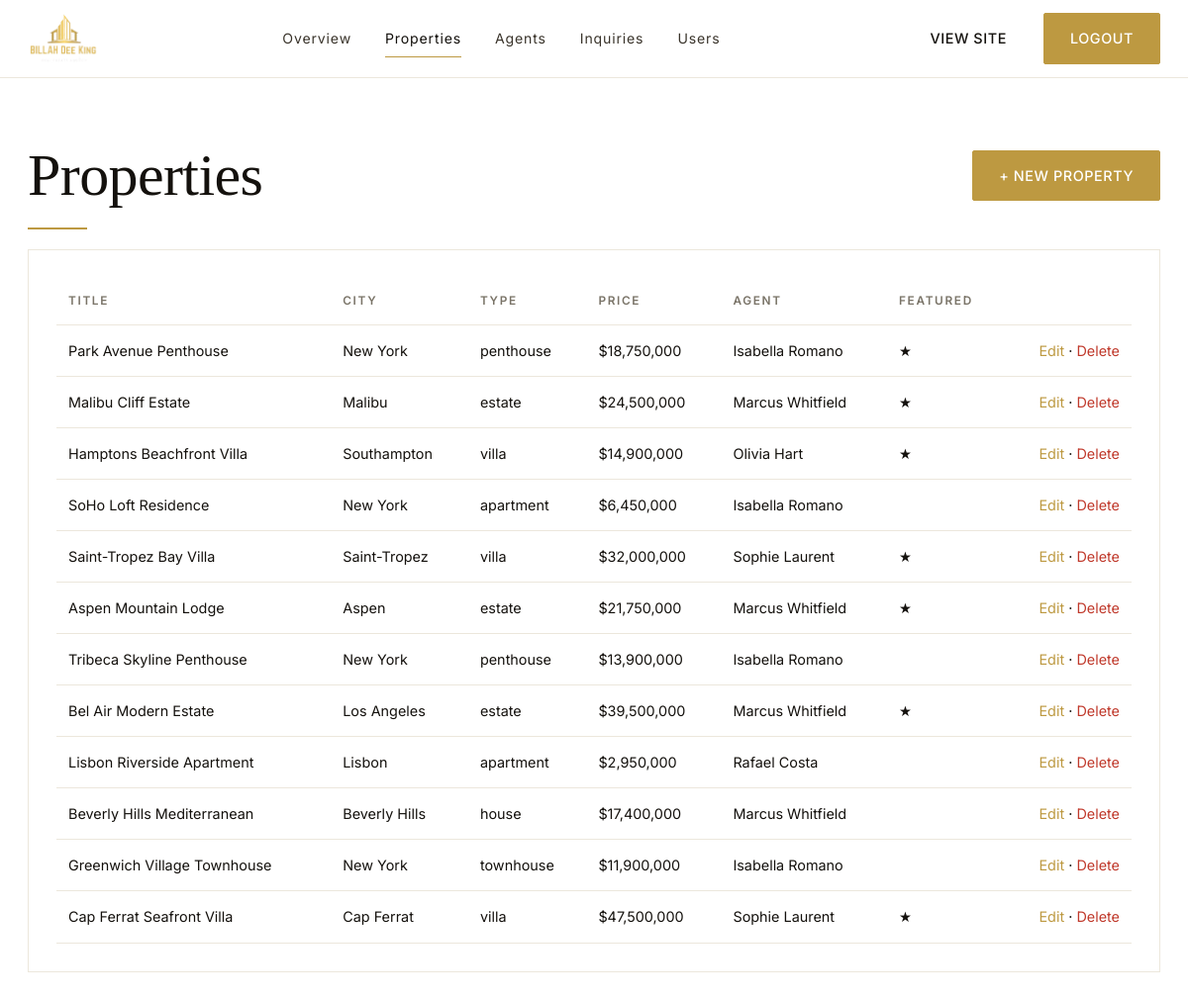
The page /admin/properties.php (signed in) on the database its author committed.
### tables this page shows
CREATE TABLE properties (
  id INT AUTO_INCREMENT PRIMARY KEY,
  title VARCHAR(200) NOT NULL,
  slug VARCHAR(220) NOT NULL UNIQUE,
  description TEXT,
  price DECIMAL(14,2) NOT NULL,
  city VARCHAR(100) NOT NULL,
  address VARCHAR(255),
  property_type ENUM('villa','penthouse','apartment','house','estate','townhouse') NOT NULL,
  status ENUM('for-sale','for-rent','sold') NOT NULL DEFAULT 'for-sale',
  bedrooms INT NOT NULL DEFAULT 0,
  bathrooms INT NOT NULL DEFAULT 0,
  size_sqft INT NOT NULL DEFAULT 0,
  amenities TEXT,
  agent_id INT,
  is_featured TINYINT(1) NOT NULL DEFAULT 0,
  created_at TIMESTAMP DEFAULT CURRENT_TIMESTAMP,
  INDEX(city), INDEX(property_type), INDEX(price), INDEX(is_featured),
  FOREIGN KEY (agent_id) REFERENCES agents(id) ON DELETE SET NULL
);

CREATE TABLE agents (
  id INT AUTO_INCREMENT PRIMARY KEY,
  name VARCHAR(120) NOT NULL,
  role VARCHAR(120) NOT NULL DEFAULT 'Senior Advisor',
  email VARCHAR(190),
  phone VARCHAR(40),
  bio TEXT,
  photo VARCHAR(255),
  facebook VARCHAR(255),
  instagram VARCHAR(255),
  linkedin VARCHAR(255),
  created_at TIMESTAMP DEFAULT CURRENT_TIMESTAMP
);

### includes/db.php (called while the page is built, shortened)
<?php
function db() {
    static $pdo = null;
    if ($pdo !== null) return $pdo;
    $host = env('DB_HOST', 'localhost');
    $name = env('DB_NAME', 'luxe_estates');
    $user = env('DB_USER', 'root');
    $pass = env('DB_PASS', '');
    $dsn  = "mysql:host=$host;dbname=$name;charset=utf8mb4";
    try {
        $pdo = new PDO($dsn, $user, $pass, [
            PDO::ATTR_ERRMODE            => PDO::ERRMODE_EXCEPTION,
            PDO::ATTR_DEFAULT_FETCH_MODE => PDO::FETCH_ASSOC,
            PDO::ATTR_EMULATE_PREPARES   => false,
        ]);
    } catch (PDOException $e) {
        die('Database connection failed: ' . htmlspecialchars($e->getMessage()));
    }
    return $pdo;
}

### includes/functions.php (called while the page is built, shortened)
<?php
require_once __DIR__ . '/db.php';
function e($v) { return htmlspecialchars((string)$v, ENT_QUOTES, 'UTF-8'); }
function csrf_token() {
    return $_SESSION['csrf'];
}
function format_price($n) { return '$' . number_format((float)$n); }

### admin/properties.php (the view, shortened to what this page needs)
<?php
require __DIR__.'/_header.php';
    ?>
    <?php require __DIR__.'/_footer.php'; exit;
$rows = db()->query('SELECT p.*, a.name AS agent_name FROM properties p LEFT JOIN agents a ON a.id=p.agent_id ORDER BY p.created_at DESC')->fetchAll();
?>
<div style="display:flex;justify-content:space-between;align-items:center"><h1>Properties</h1><a class="btn btn-gold" href="properties.php?action=new">+ New property</a></div><div class="divider-gold"></div>
<div class="dash-card" style="margin-top:20px">
  <table class="table">
    <thead><tr><th>Title</th><th>City</th><th>Type</th><th>Price</th><th>Agent</th><th>Featured</th><th></th></tr></thead>
    <tbody>
    <?php foreach ($rows as $r): ?>
      <tr>
        <td><?= e($r['title']) ?></td>
        <td><?= e($r['city']) ?></td>
        <td><?= e($r['property_type']) ?></td>
        <td><?= format_price($r['price']) ?></td>
        <td><?= e($r['agent_name'] ?? '—') ?></td>
        <td><?= $r['is_featured']?'★':'' ?></td>
        <td style="text-align:right">
          <a href="properties.php?action=edit&id=<?= (int)$r['id'] ?>">Edit</a> ·
          <a href="properties.php?action=delete&id=<?= (int)$r['id'] ?>&csrf=<?= e(csrf_token()) ?>" onclick="return confirm('Delete this property?')" style="color:#c0392b">Delete</a>
        </td>
      </tr>
    <?php endforeach; ?>
    </tbody>
  </table>
</div>
<?php require __DIR__.'/_footer.php'; ?>

### assets/css/style.css (style rules this page uses)
:root { --gold:#bd9941; --gold-dark:#9a7c34; --gold-soft:#e7d9b3; --ink:#14110d; --ink-2:#3a342b; --muted:#7a7468; --line:#ece7dc; --bg:#ffffff; --bg-2:#faf7f1; --shadow:0 10px 40px -20px rgba(20,17,13,.25); --radius:6px; --t:.25s ease; }
* { box-sizing:border-box;margin:0;padding:0 }
html,body { background:var(--bg);color:var(--ink);font-family:'Inter',system-ui,sans-serif;font-weight:400;line-height:1.6;-webkit-font-smoothing:antialiased }
a { color:inherit;text-decoration:none;transition:color var(--t) }
h1,h2,h3,h4,h5 { font-family:'Cormorant Garamond',Georgia,serif;font-weight:500;line-height:1.15;color:var(--ink);letter-spacing:-.01em }
h1 { font-size:clamp(2.4rem,5vw,4.2rem) }
.btn { display:inline-flex;align-items:center;justify-content:center;gap:8px;padding:13px 26px;border:1px solid transparent;font-size:.9rem;font-weight:500;letter-spacing:.04em;cursor:pointer;transition:all var(--t);border-radius:2px;text-transform:uppercase }
.btn-gold { background:var(--gold);color:#fff;border-color:var(--gold) }
.divider-gold { width:60px;height:2px;background:var(--gold);margin:18px 0 }
.dash-card { background:#fff;border:1px solid var(--line);padding:28px }
.table { width:100%;border-collapse:collapse }
.table th,.table td { padding:14px 12px;text-align:left;border-bottom:1px solid var(--line);font-size:.9rem }
.table th { font-size:.74rem;letter-spacing:.14em;text-transform:uppercase;color:var(--muted);font-weight:600 }
.table td a { color:var(--gold) }

### rows shown on the page
properties: title "Park Avenue Penthouse", city "New York", property_type "penthouse", price "$18,750,000", agent.name "Isabella Romano"
properties: title "Malibu Cliff Estate", city "Malibu", property_type "estate", price "$24,500,000", agent.name "Marcus Whitfield"
properties: title "Hamptons Beachfront Villa", city "Southampton", property_type "villa", price "$14,900,000", agent.name "Olivia Hart"
properties: title "SoHo Loft Residence", city "New York", property_type "apartment", price "$6,450,000", agent.name "Isabella Romano"
properties: title "Saint-Tropez Bay Villa", city "Saint-Tropez", property_type "villa", price "$32,000,000", agent.name "Sophie Laurent"
properties: title "Aspen Mountain Lodge", city "Aspen", property_type "estate", price "$21,750,000", agent.name "Marcus Whitfield"
properties: title "Tribeca Skyline Penthouse", city "New York", property_type "penthouse", price "$13,900,000", agent.name "Isabella Romano"
properties: title "Bel Air Modern Estate", city "Los Angeles", property_type "estate", price "$39,500,000", agent.name "Marcus Whitfield"
properties: title "Lisbon Riverside Apartment", city "Lisbon", property_type "apartment", price "$2,950,000", agent.name "Rafael Costa"
properties: title "Beverly Hills Mediterranean", city "Beverly Hills", property_type "house", price "$17,400,000", agent.name "Marcus Whitfield"
properties: title "Greenwich Village Townhouse", city "New York", property_type "townhouse", price "$11,900,000", agent.name "Isabella Romano"
properties: title "Cap Ferrat Seafront Villa", city "Cap Ferrat", property_type "villa", price "$47,500,000", agent.name "Sophie Laurent"
